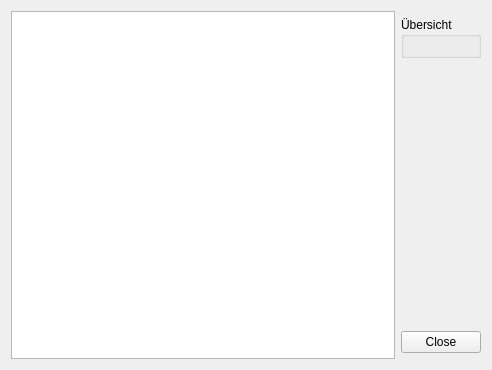
<?xml version="1.0" encoding="UTF-8"?>
<ui version="4.0">
 <class>SummaryWindow</class>
 <widget class="QWidget" name="SummaryWindow">
  <property name="geometry">
   <rect>
    <x>0</x>
    <y>0</y>
    <width>492</width>
    <height>370</height>
   </rect>
  </property>
  <property name="sizePolicy">
   <sizepolicy hsizetype="Preferred" vsizetype="Preferred">
    <horstretch>0</horstretch>
    <verstretch>0</verstretch>
   </sizepolicy>
  </property>
  <property name="windowTitle">
   <string>Form</string>
  </property>
  <layout class="QGridLayout" name="gridLayout">
   <item row="0" column="0" rowspan="7">
    <widget class="QTextEdit" name="textEdit">
     <property name="readOnly">
      <bool>true</bool>
     </property>
    </widget>
   </item>
   <item row="5" column="1">
    <widget class="QDialogButtonBox" name="buttonBox">
     <property name="sizePolicy">
      <sizepolicy hsizetype="Fixed" vsizetype="Fixed">
       <horstretch>0</horstretch>
       <verstretch>0</verstretch>
      </sizepolicy>
     </property>
     <property name="layoutDirection">
      <enum>Qt::RightToLeft</enum>
     </property>
     <property name="standardButtons">
      <set>QDialogButtonBox::Close</set>
     </property>
    </widget>
   </item>
   <item row="4" column="1">
    <spacer name="verticalButtonSpacer">
     <property name="orientation">
      <enum>Qt::Vertical</enum>
     </property>
     <property name="sizeHint" stdset="0">
      <size>
       <width>20</width>
       <height>40</height>
      </size>
     </property>
    </spacer>
   </item>
   <item row="1" column="1">
    <widget class="QGroupBox" name="groupBox">
     <property name="sizePolicy">
      <sizepolicy hsizetype="Fixed" vsizetype="Fixed">
       <horstretch>0</horstretch>
       <verstretch>0</verstretch>
      </sizepolicy>
     </property>
     <property name="title">
      <string>Übersicht</string>
     </property>
     <layout class="QVBoxLayout" name="verticalLayout"/>
    </widget>
   </item>
  </layout>
 </widget>
 <resources/>
 <connections/>
</ui>
